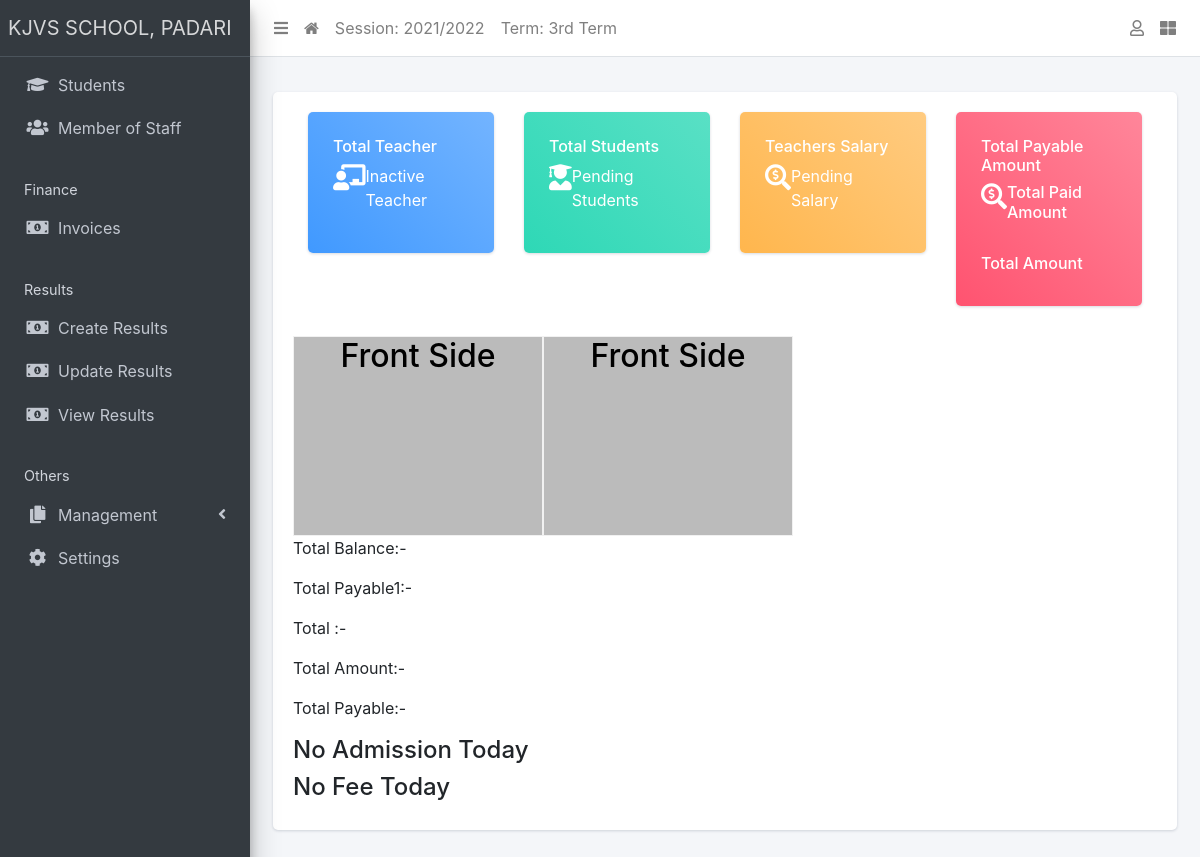
The page / (signed in) on the database its author committed.
### apps/corecode/models.py (models this page shows, shortened)
class AcademicSession(models.Model):
    name = models.CharField(max_length=200, unique=True)
    current = models.BooleanField(default=True)
    class Meta:
        ordering = ["-name"]

class AcademicTerm(models.Model):
    name = models.CharField(max_length=20, unique=True)
    current = models.BooleanField(default=True)
    class Meta:
        ordering = ["name"]

class SiteConfig(models.Model):
    key = models.SlugField()
    value = models.CharField(max_length=200)

### apps/corecode/views.py (the view)
# urls.py: path("", IndexView.as_view(), name="home"),
class IndexView(LoginRequiredMixin, TemplateView):
    template_name = "index.html"

### apps/corecode/context_processors.py (called while the page is built)
def site_defaults(request):
    current_session = AcademicSession.objects.get(current=True)
    current_term = AcademicTerm.objects.get(current=True)
    vals = SiteConfig.objects.all()
    contexts = {
        "current_session": current_session.name,
        "current_term": current_term.name,
    }
    for val in vals:
        contexts[val.key] = val.value
    return contexts

### templates/index.html (shortened to what this page needs)
{% extends 'base.html' %}
{% block content %}
<!DOCTYPE html>
<html lang="en">
<head>
  <link href="http://netdna.bootstrapcdn.com/bootstrap/4.0.0-beta/css/bootstrap.min.css" rel="stylesheet">
  <link rel="stylesheet" href="https://maxcdn.bootstrapcdn.com/bootstrap/4.4.1/css/bootstrap.min.css">
</head>
<body>
  <link href="https://maxcdn.bootstrapcdn.com/font-awesome/4.3.0/css/font-awesome.min.css" rel="stylesheet">
  <div class="container">
    <div class="row">
      <div class="col-md-4 col-xl-3">
        <div class="card bg-c-blue order-card">
          <div class="card-block">
            <h6 class="m-b-20">Total Teacher</h6>
            <h2 class="text-right"><i class="fas fa-chalkboard-teacher f-left"></i></h2>
            <p class="m-b-0">Inactive Teacher</p>
          </div>
        </div>
      </div>
      <div class="col-md-4 col-xl-3">
        <div class="card bg-c-green order-card">
          <div class="card-block">
            <h6 class="m-b-20">Total Students</h6>
            <h2 class="text-right"><i class="fas fa-user-graduate f-left"></i></h2>
            <p class="m-b-0">Pending Students</p>
          </div>
        </div>
      </div>
      <div class="col-md-4 col-xl-3">
        <div class="card bg-c-yellow order-card">
          <div class="card-block">
            <h6 class="m-b-20">Teachers Salary</h6>
            <h2 class="text-right"><i class="fas fa-search-dollar f-left"></i></h2>
            <p class="m-b-0">Pending Salary</p>
          </div>
        </div>
      </div>
      <div class="col-md-4 col-xl-3">
        <div class="card bg-c-pink order-card">
          <div class="card-block">
            <h6 class="m-b-20">Total Payable Amount</h6>
            <h3 class="text-right"><i class="fas fa-search-dollar f-left"></i></h3>
            <h6 class="m-b-0">Total Paid Amount<h5></h5></h6>
            <br>
            <h6 class="m-b-0">Total  Amount<h5></h5></h6>
          </div>
        </div>
      </div>
    </div>
  </div>
 <div class ="container">
  <div class="row">
  <div class="flip-box">
    <div class="flip-box-inner">
      <div class="flip-box-front">
        <h2>Front Side {{fee.amount_paid__sum}}</h2>
      </div>
      <div class="flip-box-back">
        <h2>Back Side</h2>
      </div>
    </div>
  </div>
  <br>
  <br>
  <div class="flip-box">
    <div class="flip-box-inner">
      <div class="flip-box-front">
        <h2>Front Side</h2>
      </div>
      <div class="flip-box-back">
        <h2>Back Side</h2>
      </div>
    </div>
  </div>
</div>
</div>
  <div class="table-responsive">
    <p>Total Balance:- {{b1}}</p>
    <p>Total Payable1:- {{d}}</p>
    <p>Total :- {{bs.balance_from_previous_term__sum}}</p>
    <p>Total Amount:- {{as.amount__sum}}</p>
    <p>Total Payable:- {{d}}</p>
    {% if ns %}
    <h4 style="color:#00bfff">Today Total Admission </h4>
    <table id="studenttable" class="table table-bordered table-hover" data-page-length='100'>
      <thead class="thead-light">
        <tr>
          <th>S/N</th>
          <th>Fullname</th>
          <th>Registration Number</th>
          <th>Current Class</th>
          <th>Gender</th>
          <th>Mobile Phone Number</th>
        </tr>
      </thead>
      <tbody>
        {% for student in ns %}
          <tr class='clickable-row' data-href="{% url 'student-detail' student.id %}">
            <td>{{ forloop.counter}}</td>
            <td>{{ student.surname}} {{student.firstname }} {{student.other_name }}</td>
            <td>{{ student.registration_number}}</td>
            <td>{{ student.current_class}}</td>
            <td>{{ student.get_gender_display}}</td>
            <td>{{ student.parent_mobile_number}}</td>
          </tr>
        {% endfor %}
        {% else %}
        <h4> No Admission Today </h4>
         {% endif%}
  </div>
  <div class="table-responsive">
    {% if nf %}
     <h4 style="color:#ff8000">Today Total Fee Collection:-  {{ts.amount_paid__sum}}</h4>
    <table id="studenttable" class="table table-bordered table-hover" data-page-length='100'>
      <thead class="thead-light">
        <tr>
          <th>S/N</th>
          <th>Name</th>
          <th>Amount Paid</th>
          <th>Current Class</th>
          <th>Date</th>
          <th>Mobile Phone Number</th>
        </tr>
      </thead>
      <tbody>
        {% for student in nf %}
          <tr class='clickable-row' data-href="{% url 'invoice-detail' student.invoice.id %}">
            <td>{{ forloop.counter}}</td>
            <td>{{ student.invoice}}</td>
            <td>{{ student.amount_paid}}</td>
            <td>{{ student.invoice.student.current_class}}</td>
            <td>{{ student.date_paid}}</td>
            <td>{{ student.invoice.student.parent_mobile_number}}</td>
          </tr>
        {% endfor %}
        {% else %}
        <h4> No Fee Today </h4>
         {% endif%}
  </div>
</body>
</html>
{% endblock content %}

### templates/base.html (shortened to what this page needs)
{% load static %}
<!DOCTYPE html>
<html lang="en">
<head>
  <link rel="stylesheet" href="{% static 'plugins/fontawesome-free/css/all.min.css' %}">
  <link rel="stylesheet" href="{% static 'plugins/toastr/toastr.min.css' %}">
  <link rel="stylesheet"
    href="{% static 'plugins/overlayScrollbars/css/OverlayScrollbars.min.css' %}">
  <link rel="stylesheet" href="{% static 'plugins/Datatables/datatables.min.css' %}" />
  <link rel="stylesheet" href="{% static 'dist/css/adminlte.min.css' %}">
</head>
<body
  class="hold-transition sidebar-mini layout-fixed layout-navbar-fixed layout-footer-fixed">
  <div class="wrapper">
    <nav class="main-header navbar navbar-expand navbar-white navbar-light">
      <ul class="navbar-nav">
        <li class="nav-item">
          <a class="nav-link" data-widget="pushmenu" href="#" role="button"><i
              class="fas fa-bars"></i></a>
        </li>
        <li class="nav-item d-none d-sm-inline-block">
          <a href="{% url 'dashboard' %} " class="nav-link"><i class="fa fa-home"></i></a>
        </li>
        <li class="nav-item d-none d-sm-inline-block">
          <a href="{% url 'current-session' %}" class="nav-link">Session: {{ current_session }}</a>
        </li>
        <li class="nav-item d-none d-sm-inline-block">
          <a href="{% url 'current-session' %}" class="nav-link">Term: {{ current_term }}</a>
        </li>
      </ul>
      <ul class="navbar-nav ml-auto">
        <li class="nav-item dropdown">
          <a class="nav-link" data-toggle="dropdown" href="#">
            <i class="far fa-user"></i>
          </a>
        </li>
        <li class="nav-item">
          <a class="nav-link" data-widget="control-sidebar" data-slide="true"
            href="#" role="button"><i class="fas fa-th-large"></i></a>
        </li>
      </ul>
    </nav>
    <aside class="main-sidebar sidebar-dark-primary elevation-4">
      <a href="{% url 'home' %}" class="brand-link">{{ school_name | default:"MySchool" }}</a>
      <div class="sidebar">
        <nav class="mt-2">
          <ul class="nav nav-pills nav-sidebar flex-column"
            data-widget="treeview" role="menu" data-accordion="false">
            <li class="nav-item">
              <a href="{% url 'student-list' %}" class="nav-link">
                <i class="nav-icon fas fa-graduation-cap"></i>
                <p>
                  Students
                </p>
              </a>
            </li>
            <li class="nav-item">
              <a href="{% url 'staff-list' %}" class="nav-link">
                <i class="nav-icon fas fa-users"></i>
                <p>
                  Member of Staff
                </p>
              </a>
            </li>
            <li class="nav-header">Finance</li>
            <li class="nav-item">
              <a href="{% url 'invoice-list' %}" class="nav-link">
                <i class="nav-icon fas fa-money-bill-alt"></i>
                <p>
                  Invoices
                </p>
              </a>
            </li>
            <li class="nav-header">Results</li>
            <li class="nav-item">
              <a href="{% url 'create-result' %}" class="nav-link">
                <i class="nav-icon fas fa-money-bill-alt"></i>
                <p>
                  Create Results
                </p>
              </a>
            </li>
            <li class="nav-item">
              <a href="{% url 'edit-results' %}" class="nav-link">
                <i class="nav-icon fas fa-money-bill-alt"></i>
                <p>
                  Update Results
                </p>
              </a>
            </li>
            <li class="nav-item">
              <a href="{% url 'view-results' %}" class="nav-link">
                <i class="nav-icon fas fa-money-bill-alt"></i>
                <p>
                  View Results
                </p>
              </a>
            </li>
            <li class="nav-header">Others</li>
            <li class="nav-item has-treeview">
              <a href="#" class="nav-link">
                <i class="nav-icon fas fa-copy"></i>
                <p>
                  Management
                  <i class="fas fa-angle-left right"></i>
                </p>
              </a>
            </li>
            <li class="nav-item">
              <a href="{% url 'configs' %}" class="nav-link">
                <i class="nav-icon fas fa-cog"></i>
                <p>
                  Settings
                </p>
              </a>
            </li>
          </ul>
        </nav>
      </div>
    </aside>
    <div class="content-wrapper">
      <section class="content-header">
        <div class="container-fluid">
          <div class="row mb-1">
            <div class="col-sm-8">
            </div>
            <div class="col-sm-4">
            </div>
          </div>
        </div>
      </section>
      <section class="content">
        <div class="container-fluid">
          <div class="row">
            <div class="col-md-12">
              {% block fullcard %}
              <div class="card">
                <div class="card-body">
                  <div class="row">
                    <div class="col">
                      {% block content %}
                      {% endblock content %}
                    </div>
                  </div>
                </div>
              </div>
              {% endblock fullcard %}
            </div>
          </div>
        </div>
      </section>
    </div>
  </div>
</body>
</html>

### templates/index.html (style rules this page uses)
a:link { text-decoration: none; }
.order-card { color: #fff; }
.bg-c-blue { background: linear-gradient(45deg, #4099ff, #73b4ff); }
.bg-c-green { background: linear-gradient(45deg, #2ed8b6, #59e0c5); }
.bg-c-yellow { background: linear-gradient(45deg, #FFB64D, #ffcb80); }
.bg-c-pink { background: linear-gradient(45deg, #FF5370, #ff869a); }
.card { border-radius: 5px; -webkit-box-shadow: 0 1px 2.94px 0.06px rgba(4, 26, 55, 0.16); box-shadow: 0 1px 2.94px 0.06px rgba(4, 26, 55, 0.16); border: none; margin-bottom: 30px; -webkit-transition: all 0.3s ease-in-out; transition: all 0.3s ease-in-out; }
.card .card-block { padding: 25px; }
.order-card i { font-size: 26px; }
.f-left { float: left; }
.flip-box { background-color: transparent; width: 250px; height: 200px; border: 1px solid #f1f1f1; perspective: 1000px; }
.flip-box-inner { position: relative; width: 100%; height: 100%; text-align: center; transition: transform 0.8s; transform-style: preserve-3d; }
.flip-box-front, .flip-box-back { position: absolute; width: 100%; height: 100%; -webkit-backface-visibility: hidden; backface-visibility: hidden; }
.flip-box-front { background-color: #bbb; color: black; }
.flip-box-back { background-color: dodgerblue; color: white; transform: rotateY(180deg); }

### rows shown on the page
AcademicSession: name "2021/2022"
AcademicTerm: name "3rd Term"
SiteConfig: value "KJVS SCHOOL, PADARI"
